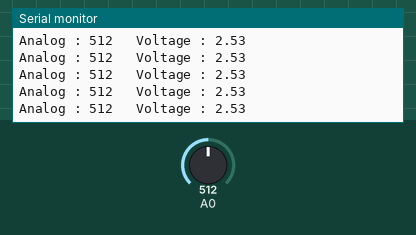
A sketch run on a simulated Arduino Uno, built with avr-gcc and run on an emulated ATmega328P. On the bench: the last lines printed to the serial monitor. Inputs (shaded band) come from the test bench; at power-on: A0 = 512.

Above: at 1.2 s.
1.3 s: A0 set to 716
At 1.69 s:
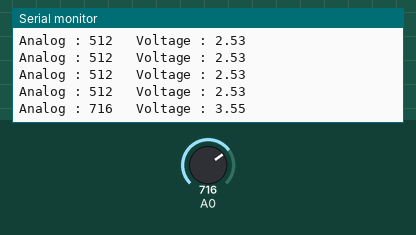
2.8 s: A0 set to 900
At 2.94 s:
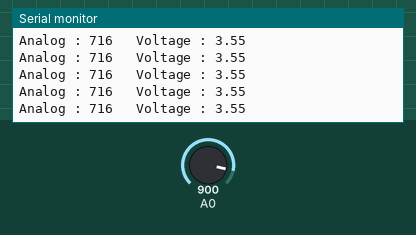
Timing chart, 0 to 5.8 s (numbered marks = the images above; inputs shaded):
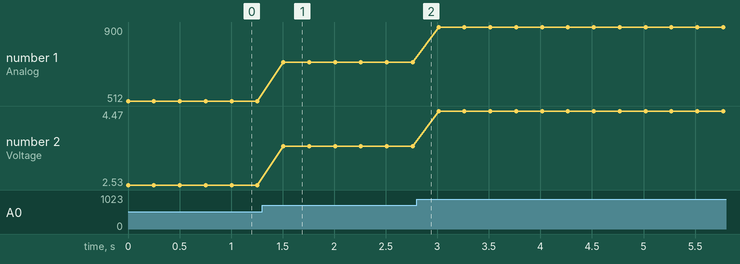

The sketch:

labDay2_1.ino
```cpp
int analogValue;
float voltageValue;
float Voltage;


void setup() {

  Serial.begin(115200);

}

void loop() {
  analogValue=analogRead(A0);
  Serial.print("Analog : ");
  Serial.print(analogValue);
  voltageValue=map(analogValue,4,1002,0,255);
  Voltage=((voltageValue/255)*5);
  Serial.print("   Voltage : ");
  Serial.println(Voltage);
  delay(250);

}
```

Measured:
- after the input at 1.3 s, the serial monitor: prints a new line after 0.21 s (image 1)
- plotted number 1: 512 → 716 after the input at 1.3 s, 716 → 900 after the input at 2.8 s
- plotted number 2: 2.53 → 3.55 after the input at 1.3 s, 3.55 → 4.47 after the input at 2.8 s
